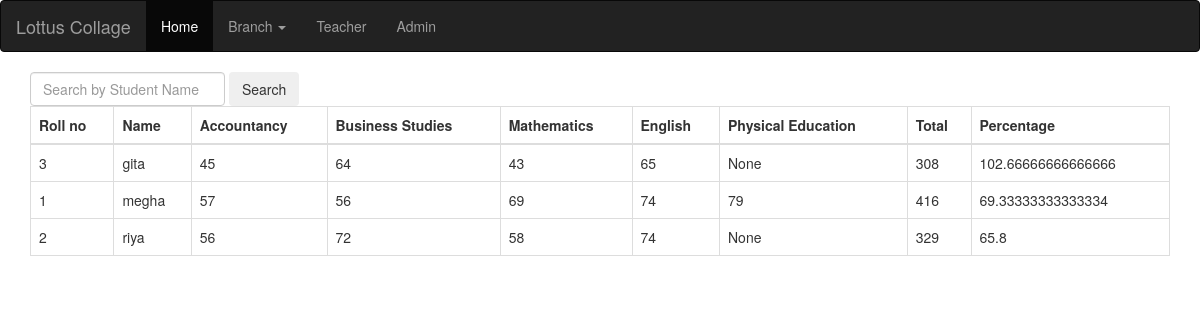
Screenshot of /commerce_leaderboard/ with the database file from the repository.
### app1/models.py (models this page shows, shortened)
class commerce_marks(models.Model):
	Roll_no = models.IntegerField(unique=True)
	Name=models.CharField(max_length=30)
	Accountancy_Marks = models.IntegerField()
	Business_Studies_Marks = models.IntegerField()
	Economics_Marks = models.IntegerField()
	English_Marks = models.IntegerField()
	Mathematics_Marks = models.IntegerField()
	Physical_Education_Marks = models.IntegerField(null=True,blank=True)
	Total = models.IntegerField()
	Per = models.FloatField()

### app1/views.py (the view)
# urls.py: path('commerce_leaderboard/',views.commerce_leaderboard,name='commerce_leaderboard'),
def commerce_leaderboard(request):
	Marks = commerce_marks.objects.all()
	return render(request,'commerce_leaderboard.html',{'Marks': Marks})

### app1/templates/commerce_leaderboard.html
{% extends 'base.html' %}
{% block content %}
<div class="container">
  <div>
    <form class="form-inline" method="POST" action="{% url 'commerce_search' %}" novalidate>{% csrf_token %}
      <input class="form-control mr-sm-2" type="search" placeholder="Search by Student Name" aria-label="Search" name="query" id="query">
      <button class="btn btn-outline-success my-2 my-sm-0" type="submit">Search</button>
    </form>
  </div>
  <div>
	<table class="table table-bordered">
      <thead>
		<tr>
			<th>Roll no</th>
			<th>Name</th>
			<th>Accountancy</th>
			<th>Business Studies</th>
            <th>Mathematics</th>
            <th>English</th>
            <th>Physical Education</th>
			<th>Total</th>
			<th>Percentage</th>
		</tr>
	  </thead>
	  <tbody>
		{% for i in Marks %}
		<tr>
			<td>{{i.Roll_no}}</td>
			<td>{{i.Name}}</td>
			<td>{{i.Accountancy_Marks}}</td>
			<td>{{i.Business_Studies_Marks}}</td>
            <td>{{i.Mathematics_Marks}}</td>
            <td>{{i.English_Marks}}</td>
            <td>{{i.Physical_Education_Marks}}</td>
			<td>{{i.Total}}</td>
			<td>{{i.Per}}</td>
		</tr>
		{% endfor %}
	  </tbody>
    </table>
  </div>
</div>
{% endblock %}

### rows the page displays
commerce_marks: Roll_no "3", Name "gita", Accountancy_Marks "45", Business_Studies_Marks "64", Mathematics_Marks "43", English_Marks "65", Physical_Education_Marks "None", Total "308", Per "102.66666666666666"
commerce_marks: Roll_no "1", Name "megha", Accountancy_Marks "57", Business_Studies_Marks "56", Mathematics_Marks "69", English_Marks "74", Physical_Education_Marks "79", Total "416", Per "69.33333333333334"
commerce_marks: Roll_no "2", Name "riya", Accountancy_Marks "56", Business_Studies_Marks "72", Mathematics_Marks "58", English_Marks "74", Physical_Education_Marks "None", Total "329", Per "65.8"
